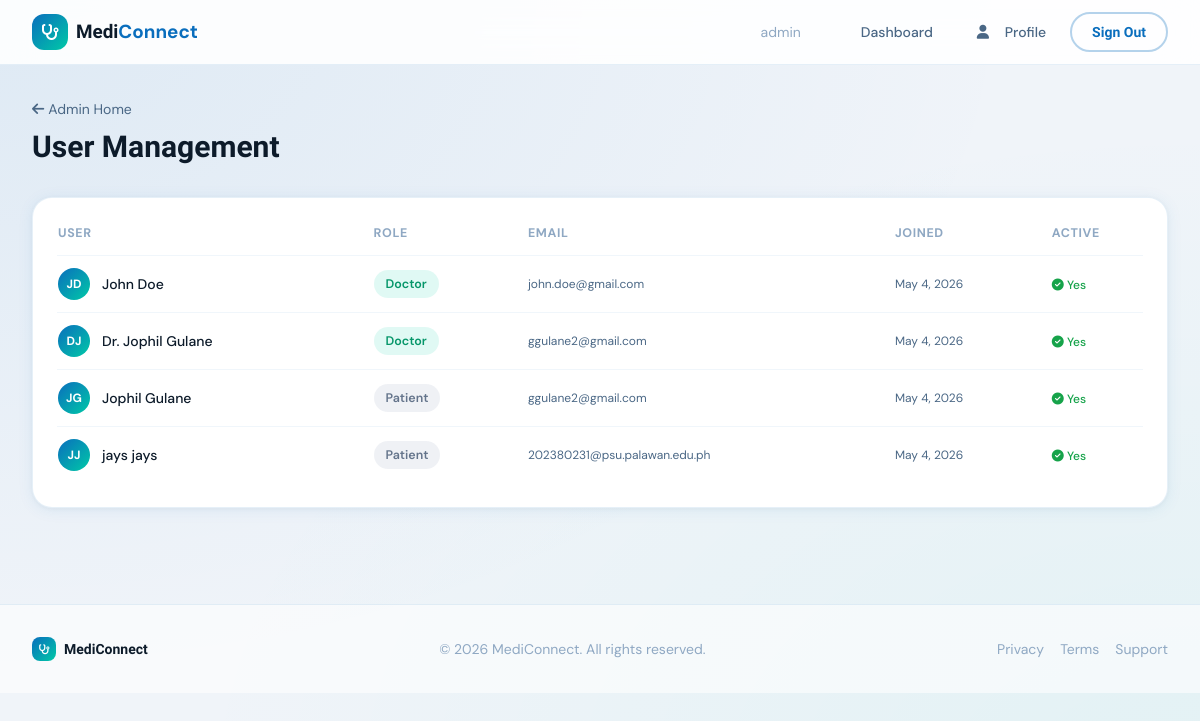
/dashboard/admin/users/ (signed in), run on an earlier commit of the app's database.
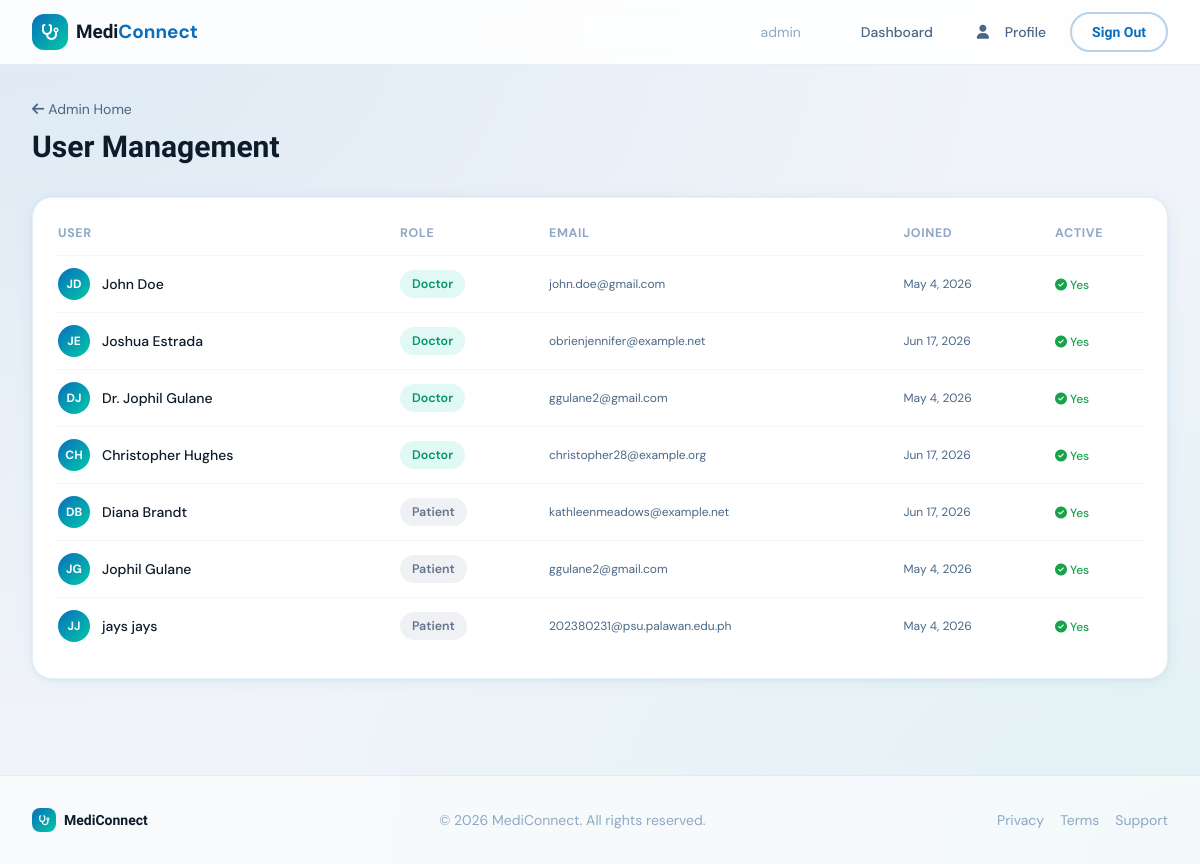
And on a later commit of the database.
### accounts/models.py (models this page shows, shortened)
class User(AbstractUser):
    ROLE_CHOICES = [
        ('patient', 'Patient'),
        ('doctor', 'Doctor'),
        ('admin', 'Admin'),
    ]
    role = models.CharField(max_length=10, choices=ROLE_CHOICES, default='patient')
    phone = models.CharField(max_length=20, blank=True)
    profile_picture = models.ImageField(upload_to='profile_pics/', blank=True, null=True)
    def is_admin_user(self):
        return self.role == 'admin'
    def get_initials(self):
        parts = self.get_full_name().split()
        if len(parts) >= 2:
            return f"{parts[0][0]}{parts[1][0]}".upper()
        elif parts:
            return parts[0][:2].upper()
        return self.username[:2].upper()
    class Meta:
        ordering = ['username']
        verbose_name = 'User'
        verbose_name_plural = 'Users'

### dashboard/views.py (the view)
# urls.py: path('admin/users/', views.admin_users, name='admin_users'),
@admin_required
def admin_users(request):
    users = User.objects.exclude(is_superuser=True).order_by('role', 'last_name')
    paginator = Paginator(users, 30)
    page_obj = paginator.get_page(request.GET.get('page', 1))
    return render(request, 'dashboard/admin_users.html', {'page_obj': page_obj})

### templates/dashboard/admin_users.html (shortened to what this page needs)
{% extends 'base.html' %}
{% block content %}
<div class="mb-8 flex items-center justify-between">
    <div>
        <a href="/dashboard/admin/" class="text-sm" style="color:#4A6785;"><i
                class="fa-solid fa-arrow-left mr-1"></i>Admin Home</a>
        <h1 class="text-3xl font-bold mt-2" style="font-family:'Sora',sans-serif; color:#0D1B2A;">User Management</h1>
    </div>
</div>
<div class="mc-card p-6">
    <div class="overflow-x-auto">
        <table class="w-full text-sm">
            <thead>
                <tr class="text-left"
                    style="color:#8FA8C3; font-size:0.78rem; text-transform:uppercase; letter-spacing:0.05em;">
                    <th class="pb-3 pr-4">User</th>
                    <th class="pb-3 pr-4">Role</th>
                    <th class="pb-3 pr-4">Email</th>
                    <th class="pb-3 pr-4">Joined</th>
                    <th class="pb-3">Active</th>
                </tr>
            </thead>
            <tbody>
                {% for u in page_obj %}
                <tr class="border-t hover:bg-blue-50 transition-colors" style="border-color:rgba(10,110,189,0.06);">
                    <td class="py-3 pr-4">
                        <div class="flex items-center gap-3">
                            <div class="w-8 h-8 rounded-full flex items-center justify-center text-white text-xs font-bold flex-shrink-0"
                                style="background:linear-gradient(135deg,#0A6EBD,#00C9A7);">{{ u.get_initials }}</div>
                            <p class="font-medium" style="color:#0D1B2A;">{{ u.get_full_name|default:u.username }}</p>
                        </div>
                    </td>
                    <td class="py-3 pr-4">
                        <span
                            class="status-badge badge-{% if u.role == 'doctor' %}active{% elif u.role == 'admin' %}online{% else %}offline{% endif %}">
                            {{ u.get_role_display|default:u.role|capfirst }}
                        </span>
                    </td>
                    <td class="py-3 pr-4 text-xs" style="color:#4A6785;">{{ u.email|default:"—" }}</td>
                    <td class="py-3 pr-4 text-xs" style="color:#4A6785;">{{ u.date_joined|date:"M j, Y" }}</td>
                    <td class="py-3">
                        {% if u.is_active %}
                        <span class="text-green-600 text-xs font-medium"><i class="fa-solid fa-circle-check"></i>
                            Yes</span>
                        {% else %}
                        <span class="text-red-500 text-xs font-medium"><i class="fa-solid fa-circle-xmark"></i>
                            No</span>
                        {% endif %}
                    </td>
                </tr>
                {% empty %}
                <tr>
                    <td colspan="5" class="py-8 text-center" style="color:#8FA8C3;">No users found.</td>
                </tr>
                {% endfor %}
            </tbody>
        </table>
    </div>
</div>
{% endblock %}

What changed in the data, as far as the page shows it:
added User: get_initials "JE", get_full_name "Joshua Estrada", role "Doctor", email "obrienjennifer@example.net", date_joined "Jun 17, 2026", is_active True (drawn)
added User: get_initials "CH", get_full_name "Christopher Hughes", role "Doctor", email "christopher28@example.org", date_joined "Jun 17, 2026", is_active True (drawn)
added User: get_initials "DB", get_full_name "Diana Brandt", role "Patient", email "kathleenmeadows@example.net", date_joined "Jun 17, 2026", is_active True (drawn)
